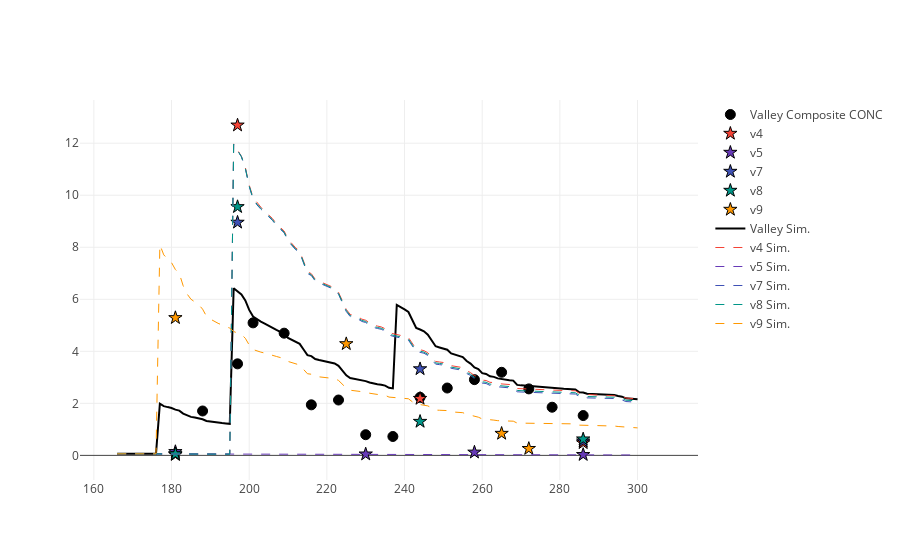

This figure's notebook cell:
### Code cell
%matplotlib inline
import plotlycred
figname = 'Soils' + variable + transect + '.png'

online = False
if online:
    # fig = py.iplot(data) 
    fig = go.Figure(data=data) # , layout=layout)
    py.image.save_as(fig, filename=figname)
else:
    iplot(data)

### Figure 1 — Plotly figure (JSON) as saved in the notebook; plotly's stock layout.template omitted (floating-point values rounded to 4 significant figures; data arrays with more than 128 entries replaced by an {"elided": "..."} marker saying what was removed)
{"data": [{"marker": {"color": "black", "line": {"color": "black", "width": 1}, "size": 10, "symbol": "circle"}, "mode": "markers", "name": "Valley Composite CONC", "type": "scatter", "x": {"elided": "135 int values"}, "y": {"elided": "135 float values"}}, {"marker": {"color": "#F44336", "line": {"color": "black", "width": 1}, "size": 10, "symbol": "star"}, "mode": "markers", "name": "v4", "type": "scatter", "x": {"elided": "135 int values"}, "y": {"elided": "135 float values"}}, {"marker": {"color": "#673AB7", "line": {"color": "black", "width": 1}, "size": 10, "symbol": "star"}, "mode": "markers", "name": "v5", "type": "scatter", "x": {"elided": "135 int values"}, "y": {"elided": "135 float values"}}, {"marker": {"color": "#3F51B5", "line": {"color": "black", "width": 1}, "size": 10, "symbol": "star"}, "mode": "markers", "name": "v7", "type": "scatter", "x": {"elided": "135 int values"}, "y": {"elided": "135 float values"}}, {"marker": {"color": "#009688", "line": {"color": "black", "width": 1}, "size": 10, "symbol": "star"}, "mode": "markers", "name": "v8", "type": "scatter", "x": {"elided": "135 int values"}, "y": {"elided": "135 float values"}}, {"marker": {"color": "#FF9800", "line": {"color": "black", "width": 1}, "size": 10, "symbol": "star"}, "mode": "markers", "name": "v9", "type": "scatter", "x": {"elided": "135 int values"}, "y": {"elided": "135 float values"}}, {"marker": {"color": "black"}, "mode": "lines", "name": "Valley Sim.", "type": "scatter", "x": {"elided": "135 int values"}, "y": {"elided": "135 float values"}}, {"line": {"color": "#F44336", "dash": "dash", "width": 1}, "name": "v4 Sim.", "type": "scatter", "x": {"elided": "135 int values"}, "y": {"elided": "135 float values"}}, {"line": {"color": "#673AB7", "dash": "dash", "width": 1}, "name": "v5 Sim.", "type": "scatter", "x": {"elided": "135 int values"}, "y": {"elided": "135 float values"}}, {"line": {"color": "#3F51B5", "dash": "dash", "width": 1}, "name": "v7 Sim.", "type": "scatter", "x": {"elided": "135 int values"}, "y": {"elided": "135 float values"}}, {"line": {"color": "#009688", "dash": "dash", "width": 1}, "name": "v8 Sim.", "type": "scatter", "x": {"elided": "135 int values"}, "y": {"elided": "135 float values"}}, {"line": {"color": "#FF9800", "dash": "dash", "width": 1}, "name": "v9 Sim.", "type": "scatter", "x": {"elided": "135 int values"}, "y": {"elided": "135 float values"}}], "layout": {}}
